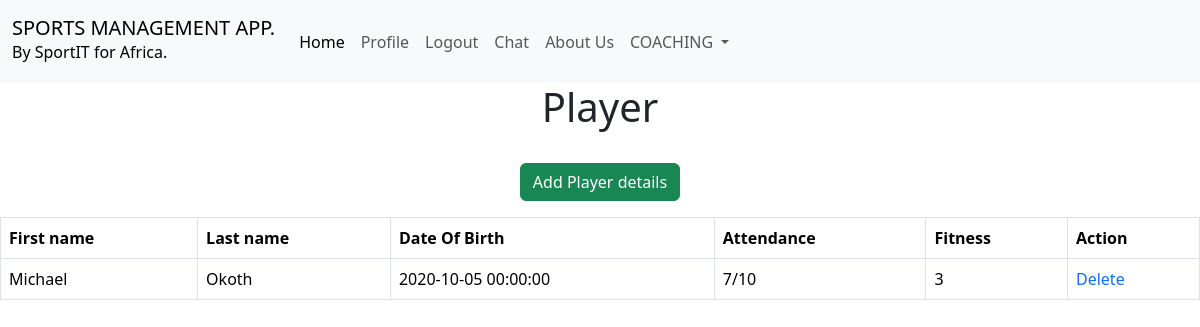
The page /player (signed in) on the database its author committed.
### app/models.py (models this page shows)
class Player(db.Model):
    id = db.Column(db.Integer, primary_key=True)
    firstname = db.Column(db.String(50), index=True)
    lastname = db.Column(db.String(50), index=True)
    date_of_birth = db.Column(db.DateTime, index=True, default=datetime.now)
    attendance = db.Column(db. String(200), index=True)
    fitness = db.Column(db. Integer, index=True)
    user_id = db.Column(db.Integer, db.ForeignKey('user.id'))

### app/routes.py (the view, shortened to what this page needs)
@app.route('/player', methods=['GET', 'POST'])
@login_required
def player():
    form = PlayerForm()
    players = Player.query.all()
    return render_template('player.html' , title='Player', form = form, players = players)

### app/models.py (called while the page is built)
@login.user_loader
def login_user(id):
    return User.query.get(int(id))

### app/routes.py (called while the page is built)
@app.before_request
def before_request():
    if current_user.is_authenticated:
        current_user.last_seen = datetime.now()
        db.session.commit()

### app/templates/player.html (shortened to what this page needs)
{% extends 'base.html' %}
{% block content %}
<div class="row text-center mb-4">
    <div class="col-md-12">
        <h1>{{ title }}</h1>
    </div>
</div>
<div class="row text-center" >
    <div class="col-md-12">
        <button type="button" class="btn btn-block btn-success mb-3" data-bs-toggle="modal" data-bs-target="#modal-form">Add Player details</button>
    </div>
    </div>
    <div class="col-md-12">
        <div class="table-responsive">
            <table class="table table-hover table-bordered">
                <thead>
                    <tr>
                        <th>
                            First name
                        </th>
                        <th>
                            Last name
                        </th>
                        <th>
                            Date Of Birth
                        </th>
                        <th>
                            Attendance
                        </th>
                        <th>
                            Fitness
                        </th>
                        <th>
                            Action
                        </th>
                    </tr>
                </thead>
                <tbody>
                    {% for player in players%}
                    <tr>
                        <td>
                            {{ player.firstname }}
                        </td>
                        <td>
                            {{ player.lastname}}
                        </td>
                        <td>
                            {{ player.date_of_birth }}
                        </td>
                        <td>
                            {{ player.attendance }}
                        </td>
                        <td>
                            {{ player.fitness }}
                        </td>
                        <td>
                            <a href="{{ url_for('delete_player', id = player.id) }}">Delete</a>
                        </td>
                    </tr>
                    {% endfor %}
                </tbody>
            </table>
        </div>
    </div>
{% endblock %}

### app/static/css/style.css (style rules this page uses)
a { text-decoration: none; }

### rows shown on the page
Player: firstname "Michael", lastname "Okoth", date_of_birth "2020-10-05 00:00:00", attendance "7/10", fitness "3"

### other values the page prints
{{ title }} "Player"
